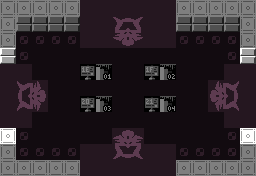

Rendered tile map (Tiled .tmx) drawn with the repository's tilesets; below, a short description and the map source with its tile grids summarised:
An orthogonal 16x11 tile map with 16x16 px tiles, 18 tile layers (Base, Attributes, Base, Attributes, ...), 6 tilesets.

<map version="1.10" tiledversion="1.11.2" orientation="orthogonal" renderorder="right-down" width="16" height="11" tilewidth="16" tileheight="16" infinite="0" nextlayerid="66" nextobjectid="1">
 <properties>
  <property name="category" value="exterior" />
  <property name="color_emphasis" value="0" />
  <property name="dark" type="bool" value="true" />
  <property name="exit_east" type="bool" value="true" />
  <property name="exit_north" type="bool" value="true" />
  <property name="exit_south" type="bool" value="true" />
  <property name="exit_west" type="bool" value="true" />
  <property name="forbid_player_spawning" type="bool" value="false" />
  <property name="has_exit" type="bool" value="true" />
  <property name="is_warp" type="bool" value="true" />
  <property name="raster_effect" value="RASTER_EFFECT_NONE" />
  <property name="room_obj_palette" value="sprite_palette_overworld_table" />
  <property name="room_palette" value="warp_palette_table" />
 </properties>
 <tileset firstgid="1" source="../../MapTiles.tsx" />
 <tileset firstgid="257" source="../../DiscoFloorTiles.tsx" />
 <tileset firstgid="289" source="../../Attributes.tsx" />
 <tileset firstgid="293" source="../../TechnicalTiles.tsx" />
 <tileset firstgid="357" source="../../ExitTiles.tsx" />
 <tileset firstgid="485" source="../../SignTiles.tsx" />
 <layer id="1" name="Base" width="16" height="11" opacity="0.5">
  <data>[176 cells, 176 non-empty, 12 distinct tile ids]</data>
 </layer>
 <layer id="2" name="Attributes" width="16" height="11" opacity="0.2">
  <data>[176 cells, 163 non-empty, 1 distinct tile ids]</data>
 </layer>
 <group id="36" name="Exit - West" class="overlay">
  <properties>
   <property name="adjacent_challenge" type="bool" value="true" />
   <property name="adjacent_exterior" type="bool" value="true" />
   <property name="adjacent_interior" type="bool" value="true" />
   <property name="adjacent_shop" type="bool" value="true" />
   <property name="direction" value="west" />
  </properties>
  <layer id="37" name="Base" width="16" height="11">
   <data>[176 cells, 10 non-empty, 3 distinct tile ids]</data>
  </layer>
  <layer id="38" name="Attributes" width="16" height="11" opacity="0.18">
   <data>[176 cells, 3 non-empty, 1 distinct tile ids]</data>
  </layer>
 </group>
 <group id="30" name="Exit - East" class="overlay">
  <properties>
   <property name="adjacent_challenge" type="bool" value="true" />
   <property name="adjacent_exterior" type="bool" value="true" />
   <property name="adjacent_interior" type="bool" value="true" />
   <property name="adjacent_shop" type="bool" value="true" />
   <property name="direction" value="east" />
  </properties>
  <layer id="31" name="Base" width="16" height="11">
   <data>[176 cells, 10 non-empty, 3 distinct tile ids]</data>
  </layer>
  <layer id="32" name="Attributes" width="16" height="11" opacity="0.2">
   <data>[176 cells, 6 non-empty, 1 distinct tile ids]</data>
  </layer>
 </group>
 <group id="33" name="Exit - South" class="overlay">
  <properties>
   <property name="adjacent_challenge" type="bool" value="true" />
   <property name="adjacent_exterior" type="bool" value="true" />
   <property name="adjacent_interior" type="bool" value="true" />
   <property name="adjacent_shop" type="bool" value="true" />
   <property name="direction" value="south" />
  </properties>
  <layer id="34" name="Base" width="16" height="11">
   <data>[176 cells, 12 non-empty, 1 distinct tile ids]</data>
  </layer>
  <layer id="35" name="Attributes" width="16" height="11" opacity="0.13">
   <data>[176 cells, 0 non-empty, 0 distinct tile ids]</data>
  </layer>
 </group>
 <group id="39" name="Exit - North" class="overlay">
  <properties>
   <property name="adjacent_challenge" type="bool" value="true" />
   <property name="adjacent_exterior" type="bool" value="true" />
   <property name="adjacent_interior" type="bool" value="true" />
   <property name="adjacent_shop" type="bool" value="true" />
   <property name="direction" value="north" />
  </properties>
  <layer id="40" name="Base" width="16" height="11">
   <data>[176 cells, 18 non-empty, 1 distinct tile ids]</data>
  </layer>
  <layer id="41" name="Attributes" width="16" height="11" opacity="0.13">
   <data>[176 cells, 0 non-empty, 0 distinct tile ids]</data>
  </layer>
 </group>
 <group id="45" name="Challenge - West" class="overlay">
  <properties>
   <property name="adjacent_challenge" type="bool" value="true" />
   <property name="adjacent_exterior" type="bool" value="false" />
   <property name="adjacent_interior" type="bool" value="false" />
   <property name="adjacent_shop" type="bool" value="false" />
   <property name="direction" value="west" />
  </properties>
  <layer id="46" name="Base" width="16" height="11">
   <data>[176 cells, 4 non-empty, 4 distinct tile ids]</data>
  </layer>
  <layer id="47" name="Attributes" width="16" height="11" opacity="0.2">
   <data>[176 cells, 0 non-empty, 0 distinct tile ids]</data>
  </layer>
 </group>
 <group id="42" name="Challenge - East" class="overlay">
  <properties>
   <property name="adjacent_challenge" type="bool" value="true" />
   <property name="adjacent_exterior" type="bool" value="false" />
   <property name="adjacent_interior" type="bool" value="false" />
   <property name="adjacent_shop" type="bool" value="false" />
   <property name="direction" value="east" />
  </properties>
  <layer id="43" name="Base" width="16" height="11">
   <data>[176 cells, 4 non-empty, 4 distinct tile ids]</data>
  </layer>
  <layer id="44" name="Attributes" width="16" height="11" opacity="0.2">
   <data>[176 cells, 0 non-empty, 0 distinct tile ids]</data>
  </layer>
 </group>
 <group id="51" name="Challenge - South" class="overlay">
  <properties>
   <property name="adjacent_challenge" type="bool" value="true" />
   <property name="adjacent_exterior" type="bool" value="false" />
   <property name="adjacent_interior" type="bool" value="false" />
   <property name="adjacent_shop" type="bool" value="false" />
   <property name="direction" value="south" />
  </properties>
  <layer id="52" name="Base" width="16" height="11">
   <data>[176 cells, 4 non-empty, 4 distinct tile ids]</data>
  </layer>
  <layer id="53" name="Attributes" width="16" height="11" opacity="0.2">
   <data>[176 cells, 0 non-empty, 0 distinct tile ids]</data>
  </layer>
 </group>
 <group id="48" name="Challenge - North" class="overlay">
  <properties>
   <property name="adjacent_challenge" type="bool" value="true" />
   <property name="adjacent_exterior" type="bool" value="false" />
   <property name="adjacent_interior" type="bool" value="false" />
   <property name="adjacent_shop" type="bool" value="false" />
   <property name="direction" value="north" />
  </properties>
  <layer id="49" name="Base" width="16" height="11">
   <data>[176 cells, 4 non-empty, 4 distinct tile ids]</data>
  </layer>
  <layer id="50" name="Attributes" width="16" height="11" opacity="0.2">
   <data>[176 cells, 0 non-empty, 0 distinct tile ids]</data>
  </layer>
 </group>
</map>
